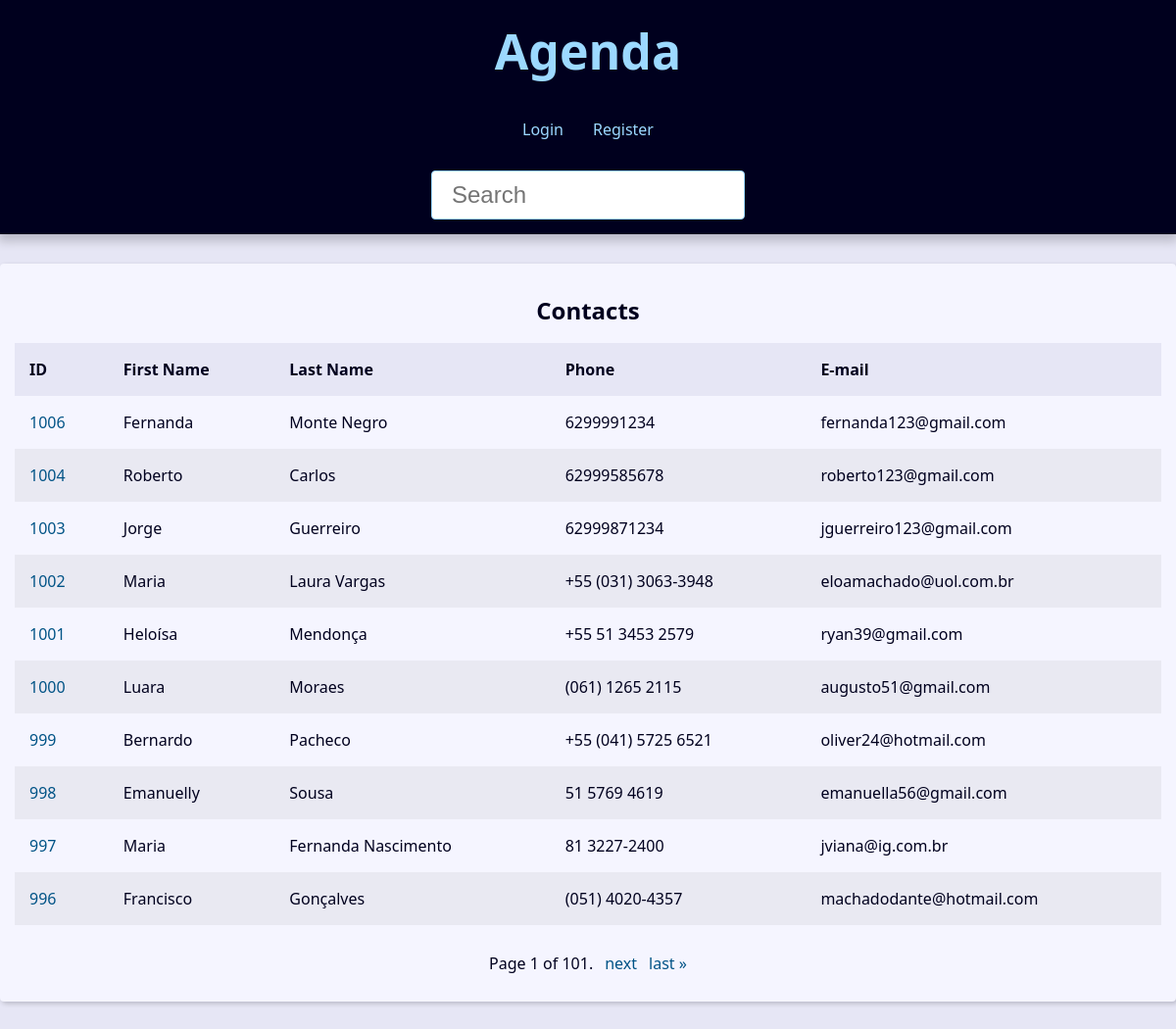
The app's page /, older data.
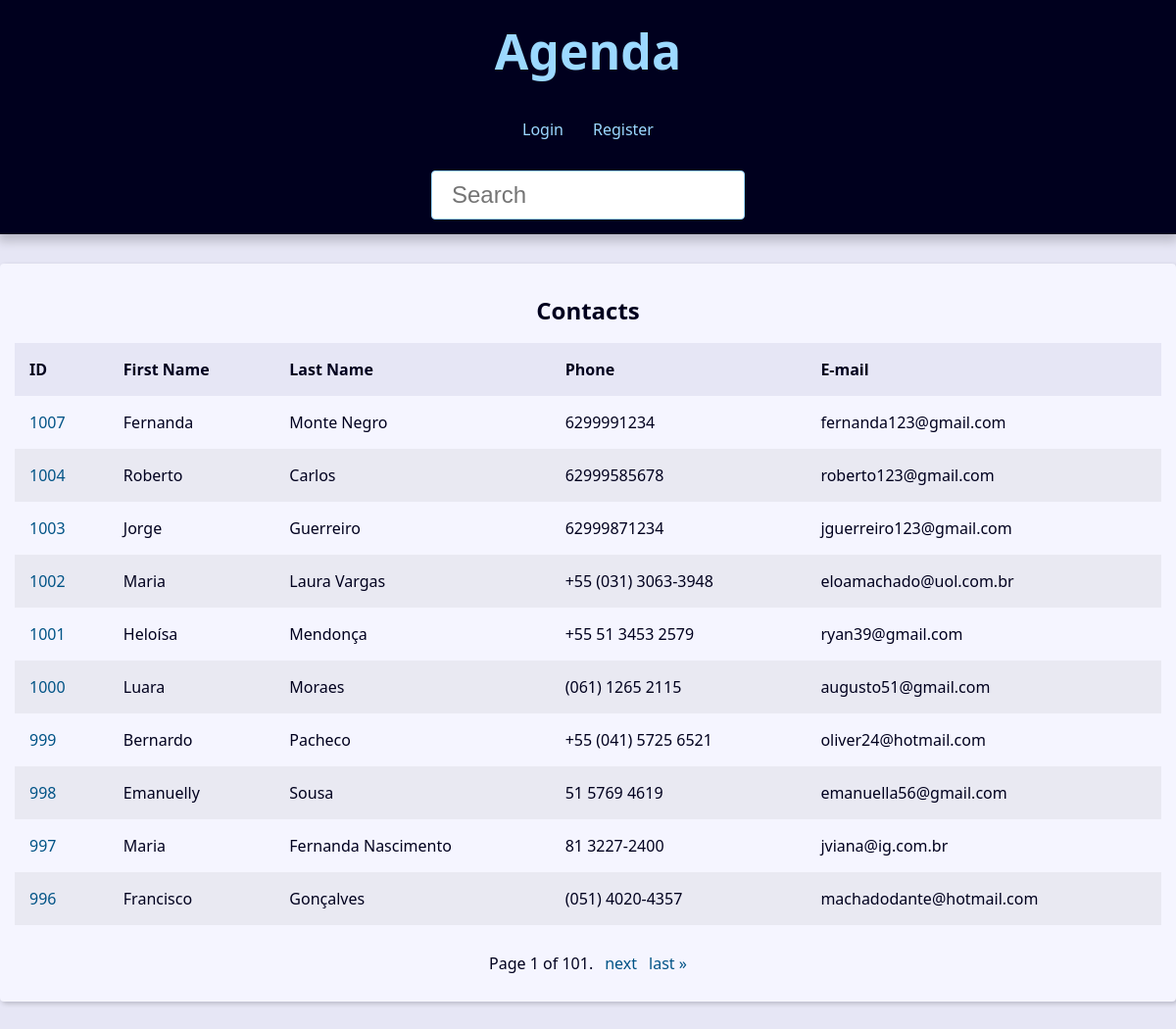
The same page, newer data.
### contact/models.py (models this page shows, shortened)
class Contact(models.Model):
    first_name = models.CharField(max_length=50)
    last_name = models.CharField(max_length=50, blank=True)
    phone = models.CharField(max_length=50)
    email = models.EmailField(max_length=254, blank=True)
    created_date = models.DateTimeField(default=timezone.now)
    description = models.TextField(blank=True)
    show = models.BooleanField(default=True)
    picture = models.ImageField(blank=True, null=True, upload_to='pictures/%Y/%m/')
    category = models.ForeignKey(
        Category,
        on_delete=models.SET_NULL,
        blank=True, null=True
    )
    owner = models.ForeignKey(
        User,
        on_delete=models.SET_NULL,
        blank=True, null=True
    )

### contact/views/contact_views.py (the view)
# urls.py: path('', views.index, name='index'),
def index(request):
    contacts = Contact.objects \
        .filter(show=True)\
        .order_by('-id')
    paginator = Paginator(contacts, 10)
    page_number = request.GET.get("page")
    page_obj = paginator.get_page(page_number)
    context = {
        'page_obj': page_obj,
        'site_title': 'Contatos - '
    }
    return render(
        request,
        'contact/index.html',
        context
    )

### contact/templates/contact/index.html (shortened to what this page needs)
{% extends 'global/base.html' %}
{% block content %}
  {% if page_obj %}
    <div class="responsive-table">
      <table class="contacts-table">
        <caption class="table-caption ">
          Contacts
        </caption>
        <thead>
          <tr class="table-row table-row-header">
            <th class="table-header">ID</th>
            <th class="table-header">First Name</th>
            <th class="table-header">Last Name</th>
            <th class="table-header">Phone</th>
            <th class="table-header">E-mail</th>
          </tr>
        </thead>
        <tbody>
          {% for contact in page_obj %}
            <tr class="table-row">
              <td class="table-cel">
                <a
                  class="table-link"
                  href="{% url 'contact:contact' contact.id %}"
                >
                  {{ contact.id }}
                </a>
              </td>
              <td class="table-cel">
                {{ contact.first_name }}
              </td>
              <td class="table-cel">
                {{ contact.last_name }}
              </td>
              <td class="table-cel">
                {{ contact.phone }}
              </td>
              <td class="table-cel">
                {{ contact.email }}
              </td>
            </tr>
          {% endfor %}
        </tbody>
      </table>
    </div>
  {% else %}
    <div class="single-contact">
      <h1 class="single-contact-name">
        Nenhum contato encontrado.
      </h1>
    </div>
  {% endif %}
{% endblock content %}

### base_templates/global/base.html (shortened to what this page needs)
<!DOCTYPE html>
<html lang="pt-BR">
<head>
  {% include 'global/partials/_head.html' %}
</head>
<body>
  {% include 'global/partials/_header.html' %}
  <main class="content">
    {% block content %}{% endblock content %}
    {% include 'global/partials/_pagination.html' %}
  </main>
</body>
</html>

### base_templates/global/partials/_head.html (shortened to what this page needs)
{% load static %}
<link rel="stylesheet" href="{% static 'global/css/style.css' %}">

### base_templates/global/partials/_header.html
<header class="header">
  <h1 class="header-heading">
    <a href="{% url 'contact:index' %}" class="header-link">
      Agenda
    </a>
  </h1>
  <nav class="menu">
    <ul class="menu-list">
      {% if user.is_authenticated %}
      <li class="menu-item">
        <a href="{% url 'contact:create' %}" class="menu-link">Create</a>
      </li>
      <li class="menu-item">
        <a href="{% url 'contact:user_update' %}" class="menu-link">Profile</a>
      </li>
      <li class="menu-item">
        <a href="{% url 'contact:logout' %}" class="menu-link">Logout</a>
      </li>
      {% else %}
      <li class="menu-item">
        <a href="{% url 'contact:login' %}" class="menu-link">Login</a>
      </li>
      <li class="menu-item">
        <a href="{% url 'contact:register' %}" class="menu-link">Register</a>
      </li>
      {% endif %}
    </ul>
  </nav>
  <div class="search">
    <form action="{% url 'contact:search' %}" method="GET">
      <input type="search" class="search-input" placeholder="Search" id="search" name="q"
        value="{{ request.GET.q.strip }}">
    </form>
  </div>
</header>

### base_templates/global/partials/_pagination.html (shortened to what this page needs)
{% if page_obj %}
  <div class="pagination">
    <span class="step-links">
        <span class="current">
            Page {{ page_obj.number }} of {{ page_obj.paginator.num_pages }}.
        </span>
        {% if page_obj.has_next %}
            <a href="?page={{ page_obj.next_page_number }}&q={{ request.GET.q.strip }}">next</a>
            <a href="?page={{ page_obj.paginator.num_pages }}&q={{ request.GET.q.strip }}">last &raquo;</a>
        {% endif %}
    </span>
  </div>
{% endif %}

### base_static/global/css/style.css (style rules this page uses)
:root { --spacing: 1.5rem; --link-dark-color: rgb(0, 83, 134); --link-light-color: rgb(156, 217, 255); --clr-white: rgb(245, 245, 255); --clr-black: rgb(0, 0, 30); --clr-light-gray: rgb(230, 230, 245); --clr-dark-shadow-5: rgba(0, 0, 10, 5%); --clr-dark-shadow-10: rgba(0, 0, 10, 10%); --clr-dark-shadow-20: rgba(0, 0, 10, 20%); --clr-light-shadow-5: rgba(200, 200, 255, 5%); --clr-light-shadow-10: rgba(200, 200, 255, 10%); --clr-light-shadow-20: rgba(200, 200, 255, 20%); --main-page-width: 120rem; --table-min-width: 60rem; --biggest-font-size: 5rem; --bigger-font-size: 4rem; --big-font-size: 3.2rem; --medium-font-size: 2.4rem; --small-font-size: 1.6rem; --smaller-font-size: 1.4rem; --smallest-font-size: 1.2rem; --transition-fast: 300ms; --transition-medium: 600ms; --transition-slow: 1s; --default-border-radius: 4px; }
*, *::before, *::after { margin: 0; padding: 0; box-sizing: border-box; }
html { font-size: 62.5%; }
body { font-family: system-ui, -apple-system, BlinkMacSystemFont, 'Segoe UI', Roboto, Oxygen, Ubuntu, Cantarell, 'Open Sans', 'Helvetica Neue', sans-serif; line-height: 1.5; font-size: var(--small-font-size); color: var(--clr-black); -webkit-font-smoothing: antialiased; background: var(--clr-light-gray); }
.header { background: var(--clr-black); padding: var(--spacing); box-shadow: 0 5px 10px 2px var(--clr-dark-shadow-20); z-index: 1; position: relative; }
.header-heading { font-size: var(--biggest-font-size); text-align: center; }
.header-link { color: var(--link-light-color); text-decoration: none; transition: filter var(--transition-fast) ease-in-out; }
.menu { margin: var(--spacing); }
.menu-list { list-style: none; display: flex; justify-content: center; flex-flow: row wrap; }
.menu-link { display: block; padding: var(--spacing); color: var(--link-light-color); text-decoration: none; transition: background-color var(--transition-fast) ease-in-out; border-radius: var(--default-border-radius); }
.content { max-width: var(--main-page-width); margin: calc(var(--spacing) * 2) auto; padding: var(--spacing); background: var(--clr-white); box-shadow: 2px 2px 5px var(--clr-dark-shadow-20); border-radius: var(--default-border-radius); }
.responsive-table { width: 100%; overflow-x: auto; }
.contacts-table { width: 100%; min-width: var(--table-min-width); border-collapse: collapse; }
.table-caption { font-size: var(--medium-font-size); font-weight: bold; padding: var(--spacing); }
.table-row { text-align: left; text-overflow: ellipsis; transition: background-color var(--transition-fast) ease-in-out; }
.table-row:nth-of-type(2n) { background: var(--clr-dark-shadow-5); }
.table-row-header { background: var(--clr-light-gray); color: var(--clr-black); }
.table-cel, .table-header { padding: var(--spacing); }
.table-link { color: var(--link-dark-color); transition: color var(--transition-fast) ease-in-out; text-decoration: none; }
.pagination { margin-top: var(--spacing); display: flex; justify-content: center; padding: calc(var(--spacing) * 0.8); font-size: var(--small-font-size); }
.pagination .step-links { display: flex; gap: calc(var(--spacing) * 0.8); }
.pagination .step-links a { color: var(--link-dark-color); transition: color var(--transition-fast) ease-in-out; text-decoration: none; display: block; }
.search { display: flex; justify-content: center; }
.search-input { font-size: var(--medium-font-size); padding: 1rem 2rem; width: 100%; max-width: 32rem; border-radius: var(--default-border-radius); border: 1px solid var(--link-light-color); }

Row changes from the older to the newer data that the page shows:
removed Contact: id "1006", first_name "Fernanda", last_name "Monte Negro", phone "6299991234", email "fernanda123@gmail.com"
added Contact: id "1007", first_name "Fernanda", last_name "Monte Negro", phone "6299991234", email "fernanda123@gmail.com"
